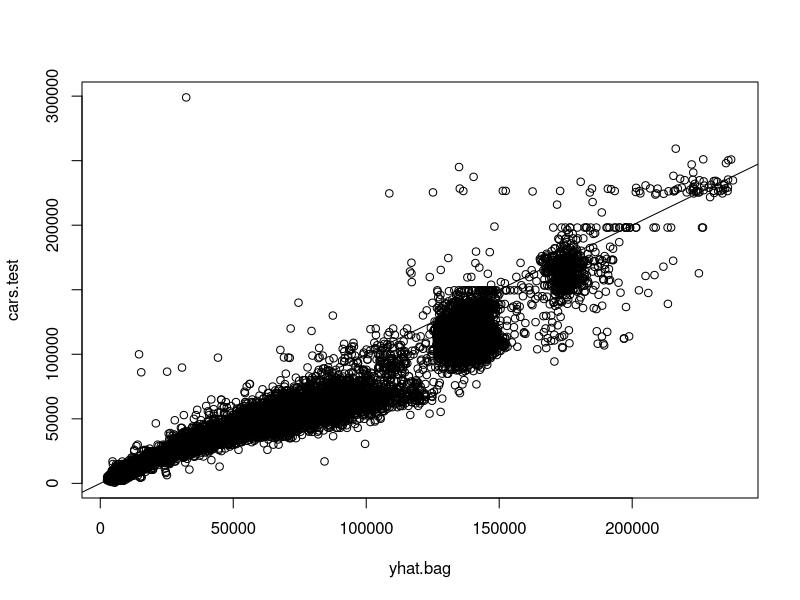

Write R code to recreate this figure. (Note: a time limit stopped this script after it produced the figure.)

library(randomForest)

Cars = read.csv("Cars.csv")
dim(Cars)
#bagging since we are using all the variables at every split
train = sample(1:nrow(Cars), nrow(Cars)/2)
cars.test = Cars[-train, "price"]

#### BAGGING, TREES=25, #of variables tried at each split 13
set.seed(1)
bag.cars = randomForest(price~., data=Cars, subset=train, mtry=13, ntree=25)
bag.cars


yhat.bag = predict(bag.cars, newdata = Cars[-train,])
plot(yhat.bag, cars.test)
abline(0,1)
mse = mean((yhat.bag-cars.test)^2)
rmse = sqrt(mse)
rmse##7069.943

##BAGGING TREES = 50, #of variables tried at each split 13

set.seed(1)
bag.cars = randomForest(price~., data=Cars, subset=train, mtry=13, ntree=50)
bag.cars


yhat.bag = predict(bag.cars, newdata = Cars[-train,])
plot(yhat.bag, cars.test)
abline(0,1)
mse = mean((yhat.bag-cars.test)^2)
rmse = sqrt(mse)
rmse ##7046.484

##BAGGING TREES = 100, #of variables tried at each split 13

set.seed(1)
bag.cars = randomForest(price~., data=Cars, subset=train, mtry=13, ntree=100)
bag.cars


yhat.bag = predict(bag.cars, newdata = Cars[-train,])
plot(yhat.bag, cars.test)
abline(0,1)
mse = mean((yhat.bag-cars.test)^2)
rmse = sqrt(mse)
rmse ##7011.453


##BAGGING TREES = 200, #of variables tried at each split 13

set.seed(1)
bag.cars = randomForest(price~., data=Cars, subset=train, mtry=13, ntree=200)
bag.cars


yhat.bag = predict(bag.cars, newdata = Cars[-train,])
plot(yhat.bag, cars.test)
abline(0,1)
mse = mean((yhat.bag-cars.test)^2)
rmse = sqrt(mse)
rmse #7008.191


#How to figure out which variables are important
names(bag.cars)
options(scipen=999)
importance(bag.cars)
varImpPlot(bag.cars)
#according to this plot the most important variables are
#Mileage, year, and trim


#checking the residuals vs. fitted
plot(yhat.bag,(yhat.bag-cars.test))#residual plot
